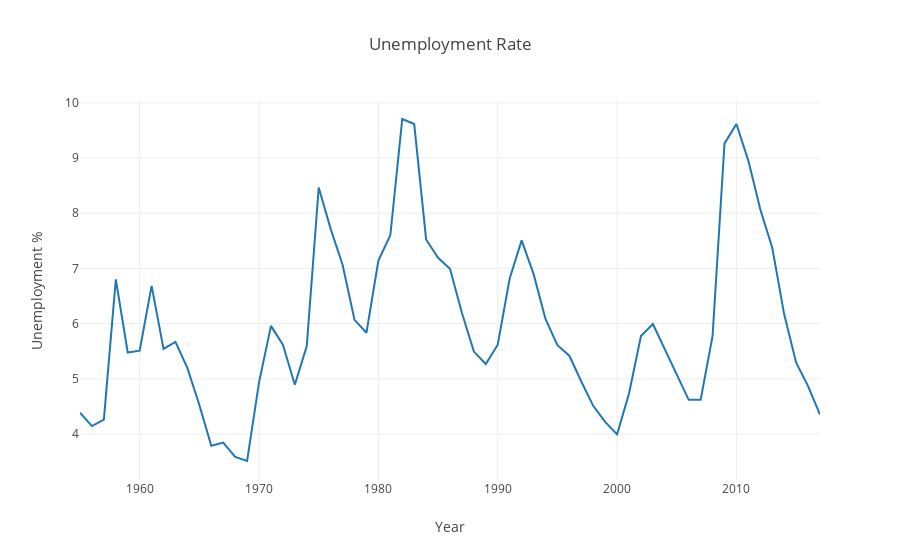

Notebook cell for this chart:
### Code cell
Unemployment_Data = 'Unemployment Rate.csv'
Unemployment = pd.read_csv(Unemployment_Data)

#visualize unemployment using line graph

x4 = Unemployment['TIME']
y4 = Unemployment['Value']

trace = go.Scatter(
    x = x4,
    y = y4
)

data = [trace]

layout = dict(title = 'Unemployment Rate',
              xaxis = dict(title = 'Year'),
              yaxis = dict(title = 'Unemployment %'),
              )

fig = dict(data=data, layout=layout)
py.iplot(fig)

### Figure 1 — Plotly figure (JSON) as saved in the notebook; plotly's stock layout.template omitted (floating-point values rounded to 4 significant figures)
{"data": [{"type": "scatter", "uid": "f1aed1a8-959f-11e8-8e51-c4b301ae761e", "x": [1955, 1956, 1957, 1958, 1959, 1960, 1961, 1962, 1963, 1964, 1965, 1966, 1967, 1968, 1969, 1970, 1971, 1972, 1973, 1974, 1975, 1976, 1977, 1978, 1979, 1980, 1981, 1982, 1983, 1984, 1985, 1986, 1987, 1988, 1989, 1990, 1991, 1992, 1993, 1994, 1995, 1996, 1997, 1998, 1999, 2000, 2001, 2002, 2003, 2004, 2005, 2006, 2007, 2008, 2009, 2010, 2011, 2012, 2013, 2014, 2015, 2016, 2017], "y": [4.383, 4.142, 4.258, 6.8, 5.475, 5.508, 6.683, 5.542, 5.667, 5.192, 4.525, 3.783, 3.842, 3.583, 3.508, 4.933, 5.958, 5.617, 4.892, 5.592, 8.467, 7.717, 7.067, 6.067, 5.833, 7.142, 7.6, 9.708, 9.617, 7.525, 7.192, 6.992, 6.192, 5.492, 5.267, 5.617, 6.817, 7.508, 6.9, 6.083, 5.608, 5.417, 4.95, 4.508, 4.217, 3.992, 4.733, 5.775, 5.992, 5.533, 5.067, 4.617, 4.617, 5.775, 9.267, 9.617, 8.95, 8.067, 7.375, 6.167, 5.292, 4.867, 4.35]}], "layout": {"title": "Unemployment Rate", "xaxis": {"title": "Year"}, "yaxis": {"title": "Unemployment %"}}}
